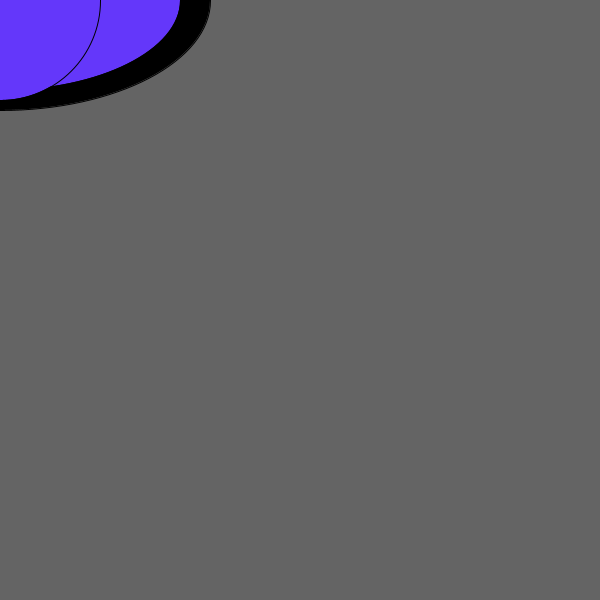
Frame 1 (no input)
Frame 60 (the mouse pressed at the canvas centre just before this capture): identical to frame 1, image omitted
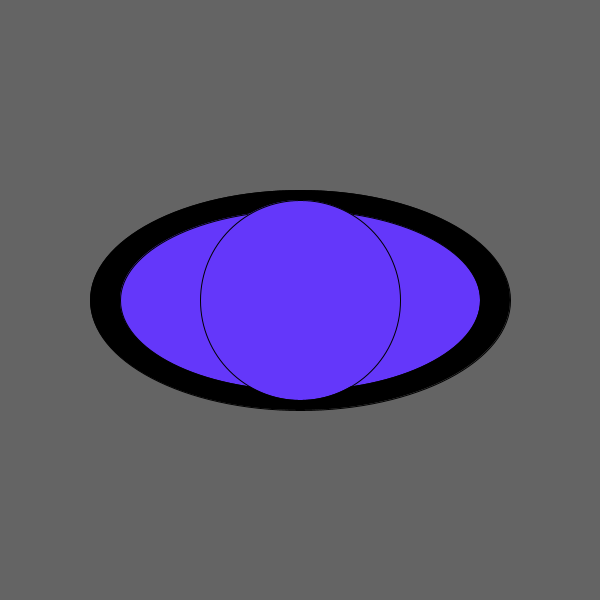
Frame 120 (the mouse held since frame 60 and released just before this capture)

The Processing sketch that drew these frames (run headless with seeded random() and noise(); from frame 60 on, the mouse is pressed at the canvas centre):

// Processing sketch: processing_151540
// ── processing_151540.pde

void setup()
{
  background(100);
  size(600,600);
  rect(150,80,55,55,20);
  fill(255,243,89);
  triangle(100,240,30,20,45,77);
}
void draw()
{
  background(100);
  noFill();
  stroke(0);
  fill(0);
  ellipse(mouseX,mouseY,420,220);
  fill(100,55,250);
  ellipse(mouseX,mouseY,360,180);

  ellipse(mouseX,mouseY,180,180);
 
  ellipse(mouseX,mouseY,200,200);

 
  
   
}


 
  
